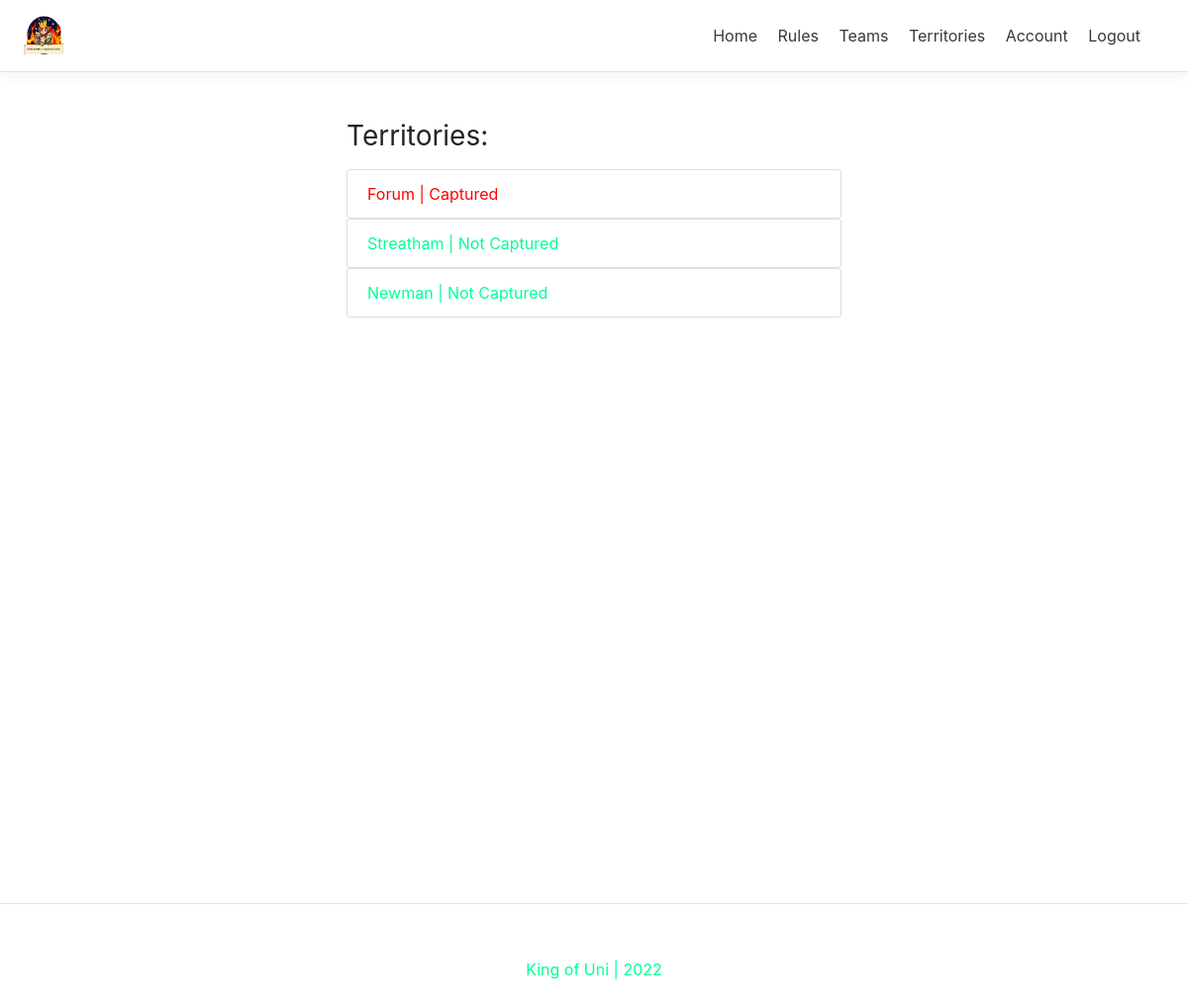
/territory_game/ (signed in), run on an earlier commit of the app's database.
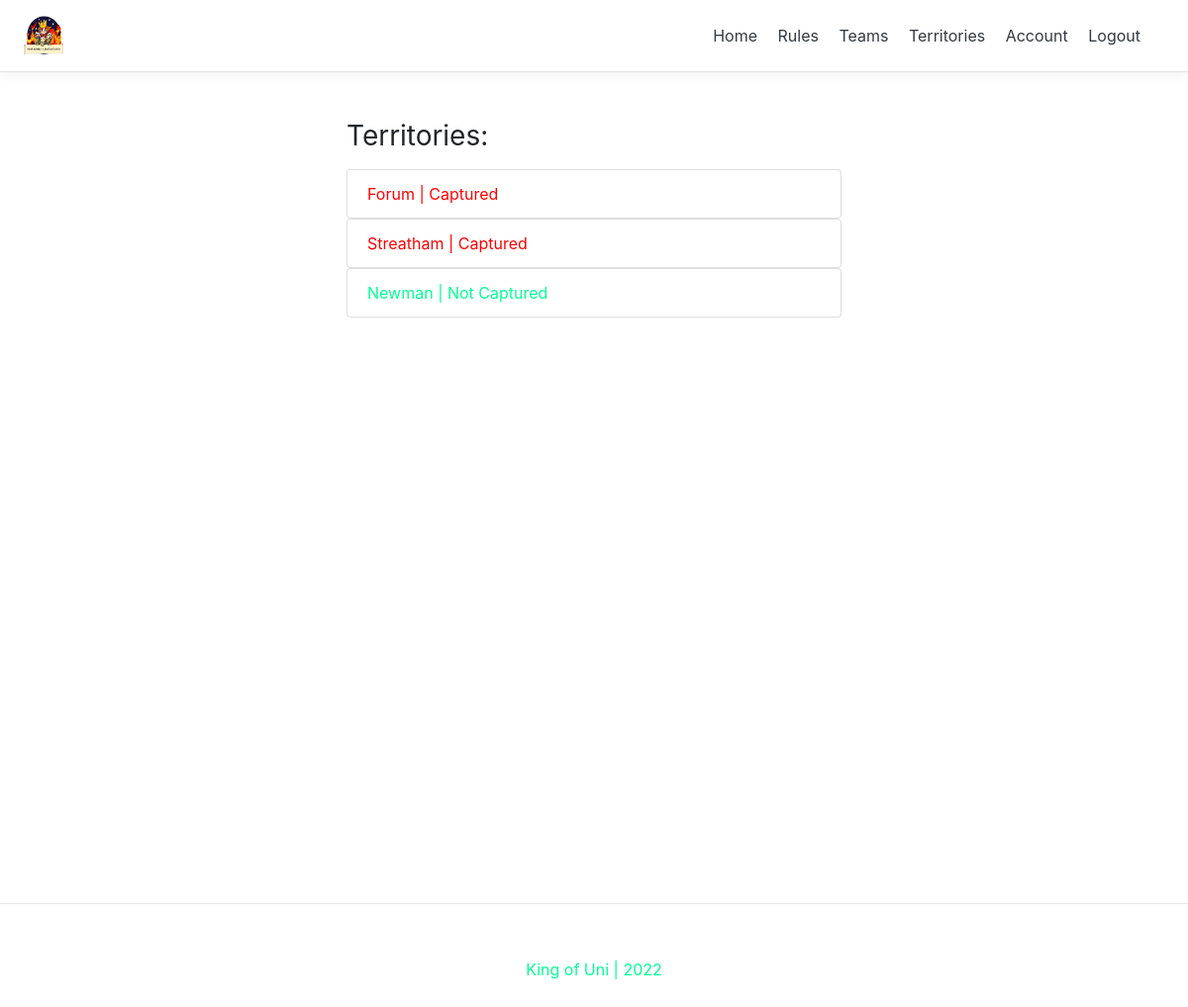
And on a later commit of the database.
### gameKeeper/models.py (models this page shows, shortened)
class Building(models.Model):
    name 					= models.CharField(max_length=50, null=False, blank=False, unique=True)
    latitude 				= models.DecimalField(max_digits=10, decimal_places=5, null=False, blank=False)
    longitude 				= models.DecimalField(max_digits=10, decimal_places=5, null=False, blank=False)
    is_active               = models.BooleanField(default=False)
    is_captured             = models.BooleanField(default=False)
    holder                  = models.CharField(max_length=50, default='Nobody')
    slug 					= models.SlugField(blank=True, unique=True)
    def __str__(self):
	    return self.name

### territoryGame/views.py (the view)
# urls.py: path('', territories_view, name="territories"),
def territories_view(request):
    context = {}
    if not request.user.is_authenticated:
        return redirect('login')
    buildings = Building.objects.all()
    context['buildings'] = buildings
    return render(request, 'territoryGame/territories.html', context)

### territoryGame/templates/territoryGame/territories.html (shortened to what this page needs)
{% extends 'base.html' %}
{% block content %}
{% if request.user.is_authenticated %}
<div class="container mt-4 p-4">
    <div class="row">
      <div class="buildings">
        {% if request.user.is_inTeam %}
        <h3 class="mb-3 font-weight-normal">Territories:</h3>
        {% if buildings %}
            <ul class="list-group">
            {% for building in buildings %}
              {% if building.is_active %}
              {% if building.is_captured %}
              <a class="closeBtn" href="{% url 'territory_game:detail_territory' building.slug %}" style="text-decoration: none; color: rgb(255, 0, 0);">
                <li class="list-group-item">{{building}} | Captured</li>
              {% else %}
              <a class="closeBtn" href="{% url 'territory_game:detail_territory' building.slug %}" style="text-decoration: none; color: rgb(0, 255, 149);">
                  <li class="list-group-item">{{building}} | Not Captured</li>
              {% endif %}
              {% endif %}
            {% endfor %}
            </ul>
          {% else %}
            <p>No Territories available.</p>
          {% endif %}
        {% else %}
          <p>You are not in a team. You should <a href="{% url 'group:join_group' %}">join a team to capture territories</a>.</p>
        {% endif %}
      </div>
    </div>
  </div>
{% endif %}
{% endblock content %}

What changed in the data, as far as the page shows it:
changed Building "Streatham": is_captured "| Not Captured" → "| Captured"
